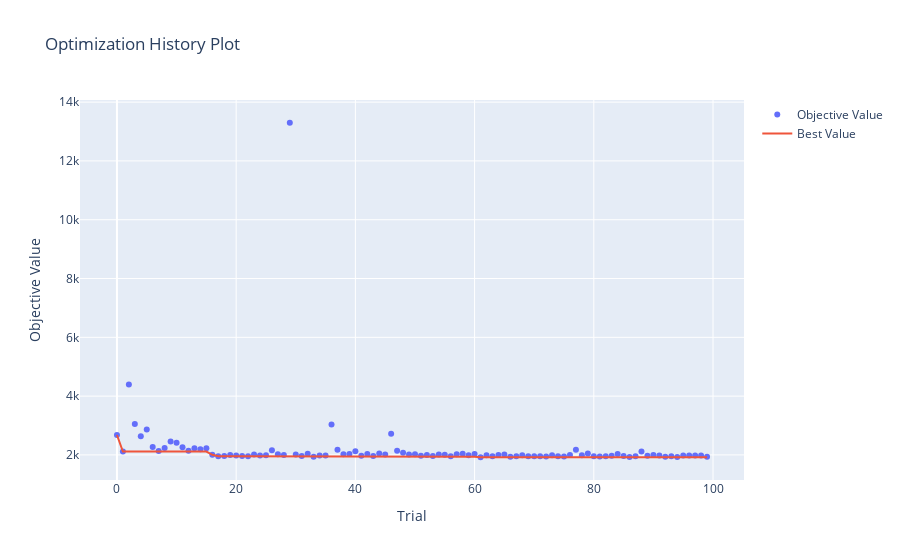

The notebook cell saved with this chart:
### Markdown cell above
## 1.5 Visualizaciones (0.5 puntos)

<p align="center">
  <img src="https://media.tenor.com/F-LgB1xTebEAAAAd/look-at-this-graph-nickelback.gif">
</p>


Satisfecho con su trabajo, Fiu le pregunta si es posible generar visualizaciones que permitan entender el entrenamiento de su modelo.

A partir del siguiente <a href = https://optuna.readthedocs.io/en/stable/tutorial/10_key_features/005_visualization.html#visualization>enlace</a>, genere las siguientes visualizaciones:

- Gráfico de historial de optimización
- Gráfico de coordenadas paralelas
- Gráfico de importancia de hiperparámetros

Comente sus resultados: ¿Desde qué *trial* se empiezan a observar mejoras notables en sus resultados? ¿Qué tendencias puede observar a partir del gráfico de coordenadas paralelas? ¿Cuáles son los hiperparámetros con mayor importancia para la optimización de su modelo?

### Code cell
from optuna.visualization import plot_optimization_history

plot_optimization_history(study_opt)
